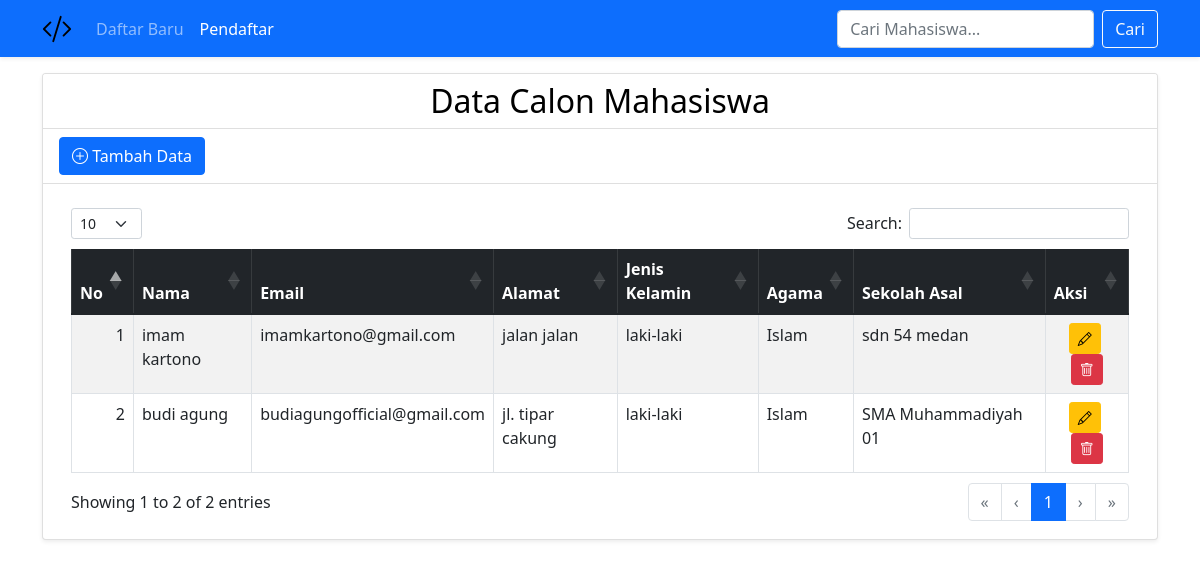
Page /list-siswa.php on the committed database.
### tables this page shows
CREATE TABLE `calon_siswa` (
  `id` int(11) NOT NULL,
  `nama` varchar(100) NOT NULL,
  `email` varchar(200) NOT NULL,
  `alamat` varchar(255) NOT NULL,
  `jenis_kelamin` varchar(20) NOT NULL,
  `agama` varchar(50) NOT NULL,
  `sekolah_asal` varchar(100) NOT NULL
);

### list-siswa.php (the view, shortened to what this page needs)
<?php
include("config.php");
?>
<!DOCTYPE html>
<html lang="en">
  <head>
    <link rel="stylesheet" href="https://cdn.jsdelivr.net/npm/bootstrap-icons/font/bootstrap-icons.css">
    <link href="bootstrap/css/bootstrap.min.css" rel="stylesheet" />
    <link href="bootstrap/css/dataTables.bootstrap5.css" rel="stylesheet" />
  </head>
<body>
<nav class="navbar navbar-expand-lg navbar-dark bg-primary shadow-sm">
      <div class="container">
        <a class="navbar-brand fw-bold" href="index.php">
          <img src="bootstrap/img/code-slash.svg" alt="Logo" width="30" height="30" class="d-inline-block align-text-top">
        </a>
        <div class="collapse navbar-collapse" id="navbarNav">
          <ul class="navbar-nav me-auto mb-2 mb-lg-0">
            <li class="nav-item">
              <a class="nav-link" aria-current="page" href="form-daftar.php">Daftar Baru</a>
            </li>
            <li class="nav-item">
              <a class="nav-link active" href="list-siswa.php">Pendaftar</a>
            </li>
          </ul>
          <form class="d-flex">
            <input class="form-control me-2" type="search" placeholder="Cari Mahasiswa..." aria-label="Search">
            <button class="btn btn-outline-light" type="submit">Cari</button>
          </form>
        </div>
      </div>
    </nav>
    <div class="container mt-3">
        <div class="card shadow-sm">
            <div class="card-header bg-white text-black">
                <h2 class="text-center mb-0">Data Calon Mahasiswa</h2>
            </div>
            <div class="card-header bg-white text-black d-flex justify-content-between align-items-center">
              <a href="form-daftar.php" class="btn btn-primary">
                <i class="bi bi-plus-circle"></i> Tambah Data
              </a>
            </div>
            <div class="card-body">
                <div class="table-responsive">
                    <table id="example" class="table table-striped table-hover table-bordered">
                        <thead class="table-dark">
                            <tr>
                                <th>No</th>
                                <th>Nama</th>
                                <th>Email</th>
                                <th>Alamat</th>
                                <th>Jenis Kelamin</th>
                                <th>Agama</th>
                                <th>Sekolah Asal</th>
                                <th>Aksi</th>
                            </tr>
                        </thead>
                        <tbody>
                            <?php
                            $sql = "SELECT * FROM calon_siswa ORDER BY id DESC";
                            $query = mysqli_query($db, $sql);
                            $no = 1;
                            while ($siswa = mysqli_fetch_array($query)) {
                                echo "<tr>";
                                  echo "<td>" . $no++ . "</td>";
                                  echo "<td>" . $siswa['nama'] . "</td>";
                                  echo "<td>" . $siswa['email'] . "</td>";
                                  echo "<td>" . $siswa['alamat'] . "</td>";
                                  echo "<td>" . $siswa['jenis_kelamin'] . "</td>";
                                  echo "<td>" . $siswa['agama'] . "</td>";
                                  echo "<td>" . $siswa['sekolah_asal'] . "</td>";
                                  echo "<td class='text-center'>";
                                  echo "<a href='form-edit.php?id=" . $siswa['id'] . "' class='btn btn-sm btn-warning me-1' title='Edit Data'>
                                          <i class='bi bi-pencil'></i>
                                        </a>";
                                  echo "<a href='hapus.php?id=" . $siswa['id'] . "' class='btn btn-sm btn-danger' title='Hapus Data' onclick='return confirm(\"Apakah Anda yakin ingin menghapus data ini?\")'>
                                          <i class='bi bi-trash'></i>
                                        </a>";
                                  echo "</td>";
                                echo "</tr>";
                            }
                            ?>
                        </tbody>
                    </table>
                </div>
            </div>
        </div>
    </div>
</body>
</html>

### rows in the picture
calon_siswa: nama "imam kartono", email "imamkartono@gmail.com", alamat "jalan jalan", jenis_kelamin "laki-laki", agama "Islam", sekolah_asal "sdn 54 medan"
calon_siswa: nama "budi agung", email "budiagungofficial@gmail.com", alamat "jl. tipar cakung", jenis_kelamin "laki-laki", agama "Islam", sekolah_asal "SMA Muhammadiyah 01"
